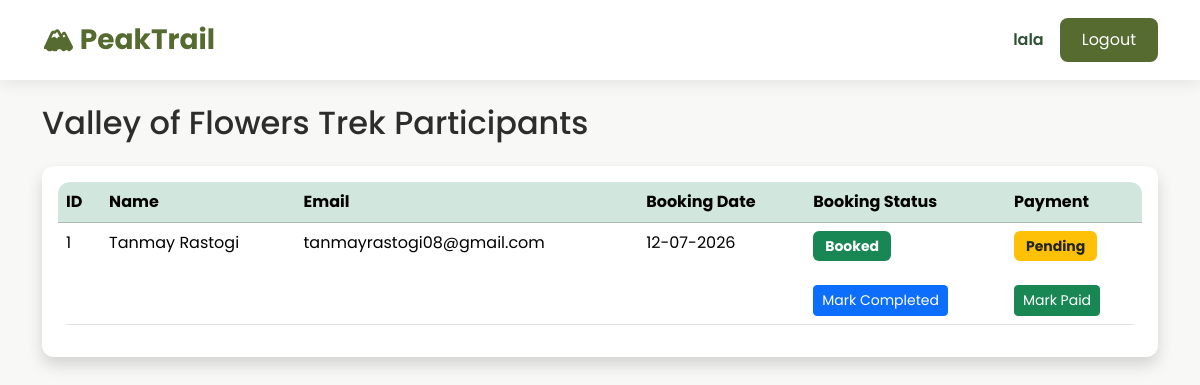
Before: /staff/participants/1 (signed in) with the older database file.
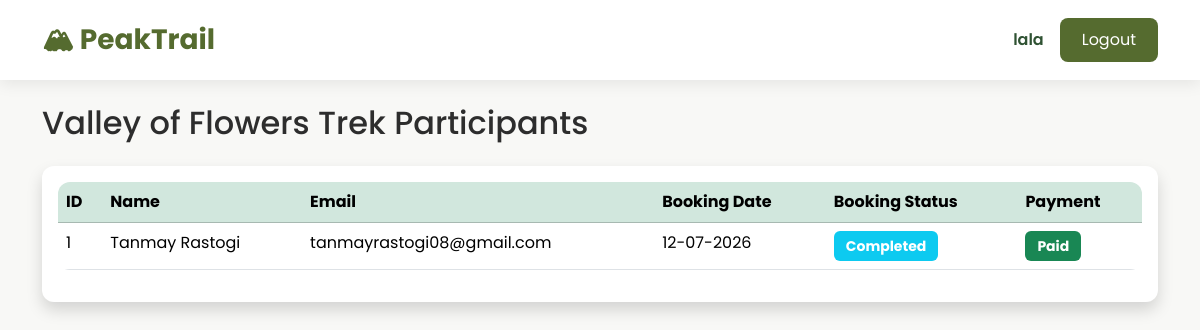
After: the same page with the newer database file.
### models/user.py (models this page shows, shortened)
class User(UserMixin, db.Model):
    __tablename__ = "users"
    id = db.Column(db.Integer, primary_key=True)
    name = db.Column(db.String(100), nullable=False)
    email = db.Column(db.String(120), unique=True, nullable=False)
    password = db.Column(db.String(255), nullable=False)
    role = db.Column(db.String(20), nullable=False)
    is_active = db.Column(db.Boolean, default=True)
    is_blacklisted = db.Column(db.Boolean, default=False)
    created_at = db.Column(db.DateTime, default=datetime.utcnow)
    bookings = db.relationship("Booking", backref="user", lazy=True)
    staff_profile = db.relationship(
        "StaffProfile",
        backref="user",
        uselist=False
    )

### models/trek.py (models this page shows, shortened)
class Trek(db.Model):
    __tablename__ = "treks"
    id = db.Column(db.Integer, primary_key=True)
    trek_name = db.Column(db.String(100), nullable=False)
    location = db.Column(db.String(100), nullable=False)
    image_url = db.Column(db.String(500))
    price = db.Column(
        db.Float,
        nullable=False,
        default=0
    )
    difficulty = db.Column(db.String(20), nullable=False)
    duration = db.Column(db.Integer, nullable=False)
    available_slots = db.Column(db.Integer, nullable=False)
    description = db.Column(db.Text)
    start_date = db.Column(db.Date, nullable=False)
    end_date = db.Column(db.Date, nullable=False)
    status = db.Column(
        db.String(20),
        default="Open"
    )
    assigned_staff_id = db.Column(
        db.Integer,
        db.ForeignKey("staff_profiles.id"),
        nullable=True
    )
    bookings = db.relationship(
        "Booking",
        backref="trek",
        lazy=True
    )

### models/booking.py (models this page shows, shortened)
class Booking(db.Model):
    __tablename__ = "bookings"
    id = db.Column(db.Integer, primary_key=True)
    user_id = db.Column(
        db.Integer,
        db.ForeignKey("users.id"),
        nullable=False
    )
    trek_id = db.Column(
        db.Integer,
        db.ForeignKey("treks.id"),
        nullable=False
    )
    booking_date = db.Column(
        db.DateTime,
        default=datetime.utcnow
    )
    booking_status = db.Column(
        db.String(20),
        default="Booked"
    )
    payment_status = db.Column(
        db.String(20),
        default="Pending"
    )

### routes/staff.py (the view)
@staff.route("/staff/participants/<int:trek_id>")
@login_required
def view_participants(trek_id):
    if current_user.role != "staff":
        flash("Access Denied!", "danger")
        return redirect(url_for("home"))
    profile = StaffProfile.query.filter_by(
        user_id=current_user.id
    ).first()
    trek = Trek.query.get_or_404(trek_id)
    if trek.assigned_staff_id != profile.id:
        flash("You are not assigned to this trek.", "danger")
        return redirect(url_for("staff.dashboard"))
    bookings = Booking.query.filter_by(
        trek_id=trek.id
    ).all()
    return render_template(
        "staff/participants.html",
        trek=trek,
        bookings=bookings
    )

### app.py (called while the page is built)
@login_manager.user_loader
def load_user(user_id):
    return User.query.get(int(user_id))

### templates/staff/participants.html (shortened to what this page needs)
{% extends "base.html" %}
{% block content %}
<h2 class="mb-4">
{{ trek.trek_name }} Participants
</h2>
<div class="card shadow">
<div class="card-body">
<table class="table table-hover">
<thead class="table-success">
<tr>
<th>ID</th>
<th>Name</th>
<th>Email</th>
<th>Booking Date</th>
<th>Booking Status</th>
<th>Payment</th>
</tr>
</thead>
<tbody>
{% for booking in bookings %}
<tr>
<td>{{ booking.user.id }}</td>
<td>{{ booking.user.name }}</td>
<td>{{ booking.user.email }}</td>
<td>{{ booking.booking_date.strftime("%d-%m-%Y") }}</td>
<td>
{% if booking.booking_status == "Booked" %}
<span class="badge bg-success">
Booked
</span>
<br><br>
<a href="{{ url_for('staff.complete_booking', booking_id=booking.id) }}"
class="btn btn-primary btn-sm">
Mark Completed
</a>
{% elif booking.booking_status == "Completed" %}
<span class="badge bg-info">
Completed
</span>
{% else %}
<span class="badge bg-danger">
Cancelled
</span>
{% endif %}
</td>
<td>
{% if booking.payment_status == "Pending" %}
<span class="badge bg-warning text-dark">
Pending
</span>
<br><br>
<a href="{{ url_for('staff.complete_payment', booking_id=booking.id) }}"
class="btn btn-success btn-sm">
Mark Paid
</a>
{% else %}
<span class="badge bg-success">
Paid
</span>
{% endif %}
</td>
</tr>
{% else %}
<tr>
<td colspan="6" class="text-center">
No Participants Yet
</td>
</tr>
{% endfor %}
</tbody>
</table>
</div>
</div>
{% endblock %}

### templates/base.html (shortened to what this page needs)
<!DOCTYPE html>
<html lang="en">
<head>
    <link href="https://cdn.jsdelivr.net/npm/bootstrap@5.3.3/dist/css/bootstrap.min.css" rel="stylesheet">
    <link rel="stylesheet" href="{{ url_for('static', filename='css/style.css') }}">
</head>
<body>
    <nav class="navbar navbar-expand-lg custom-navbar">
<div class="container">
{% if current_user.is_authenticated %}
    {% if current_user.role=="admin" %}
        <a class="navbar-brand fw-bold"
        href="{{ url_for('admin.dashboard') }}">
        🏔 PeakTrail
        </a>
    {% elif current_user.role=="staff" %}
        <a class="navbar-brand fw-bold"
        href="{{ url_for('staff.dashboard') }}">
        🏔 PeakTrail
        </a>
    {% elif current_user.role=="trekker" %}
        <a class="navbar-brand fw-bold"
        href="{{ url_for('trekker.dashboard') }}">
        🏔 PeakTrail
        </a>
    {% endif %}
{% else %}
<a class="navbar-brand fw-bold"
href="{{ url_for('home') }}">
🏔 PeakTrail
</a>
{% endif %}
<div class="ms-auto d-flex align-items-center">
{% if current_user.is_authenticated %}
<span class="welcome-text">
{{ current_user.name }}
</span>
<a href="{{ url_for('auth.logout') }}"
class="btn btn-custom ms-3">
Logout
</a>
{% endif %}
</div>
</div>
</nav>
    <div class="container mt-4">
        {% block content %}
        {% endblock %}
    </div>
</body>
</html>

### static/css/style.css (style rules this page uses)
:root { --primary:#556B2F; --secondary:#2F5233; --accent:#F5F1E8; --background:#F8F8F6; --text:#2D2D2D; }
body { font-family:'Poppins',sans-serif; background:var(--background); color:var(--text); }
.custom-navbar { background:white; box-shadow:0 4px 15px rgba(0,0,0,.08); padding:14px; }
.navbar-brand { color:var(--primary)!important; font-size:28px; }
.welcome-text { font-weight:600; color:var(--secondary); }
.card { border:none; border-radius:12px; overflow:hidden; transition:.3s; box-shadow:0 5px 18px rgba(0,0,0,.08); }
.btn-custom { background:var(--primary); color:white; border:none; border-radius:8px; padding:10px 22px; transition:.3s; }
.table { background:white; border-radius:12px; overflow:hidden; }
.badge { padding:8px 12px; font-size:14px; }

Changed rows visible on the page:
changed Booking "Tanmay Rastogi": booking_status "Booked Mark Completed" → "Completed"; payment_status "Pending Mark Paid" → "Paid"
